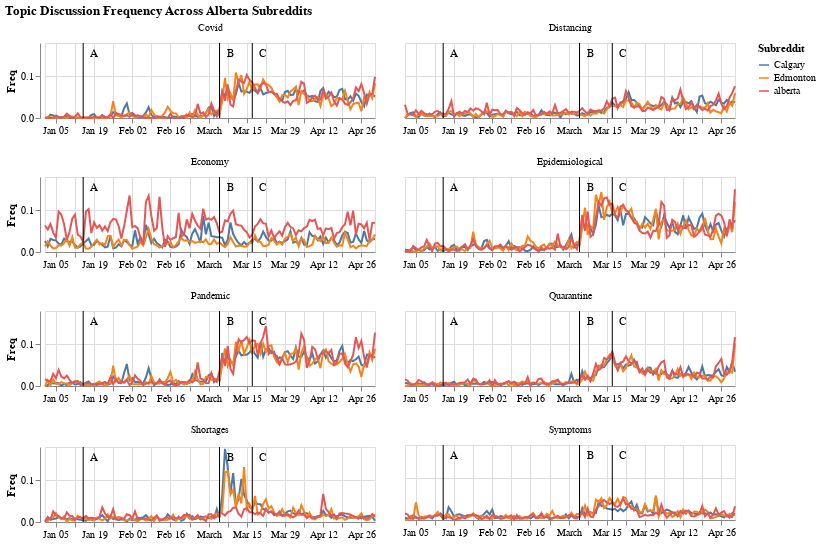

Write notebook code for a chart like this one.
### Code cell
## Build Altair plot

plt = (
    alt.Chart(title="Chart title")
    .mark_line()
    .encode(
        x=alt.X("date", axis=alt.Axis(title=None)),
        y=alt.Y("score:Q", axis=alt.Axis(title="Freq")),
        color=alt.Color(
            "subreddit:O",
            legend=alt.Legend(title="Subreddit"),
            scale=alt.Scale(scheme="tableau10"),
        ),
    )
)

tlc = alt.Chart(timeline).mark_rule().encode(x="date")
labels = tlc.mark_text(align="left", baseline="top", dx=7).encode(
    text="label", y=alt.value(5)
)

plot = (
    (plt + tlc + labels)
    .properties(width=330, height=75)
    .facet(
        alt.Facet("cat:N", title=None),
        data=agg,
        title="Topic Discussion Frequency Across Alberta Subreddits",
        columns=2,
    )
    .resolve_scale(x="independent")
)

plot

### Figure 1 — Vega-Lite specification as saved in the notebook (floating-point values rounded to 4 significant figures; data arrays with more than 128 entries replaced by an {"elided": "..."} marker saying what was removed)
{"$schema": "https://vega.github.io/schema/vega-lite/v4.8.1.json", "columns": 2, "config": {"view": {"continuousHeight": 300, "continuousWidth": 400}}, "data": {"name": "data-2fa2c984a562f43edc61173d7f8b50ae"}, "datasets": {"data-2fa2c984a562f43edc61173d7f8b50ae": {"elided": "2928 records"}, "data-b2be8d5fc6626117ef006cf5c93784d7": [{"date": "2020-01-15T00:00:00", "event": "Canada's first case", "label": "A"}, {"date": "2020-03-05T00:00:00", "event": "Alberta's first case", "label": "B"}, {"date": "2020-03-17T00:00:00", "event": "Canada Declares Public Health Emergency", "label": "C"}]}, "facet": {"field": "cat", "title": null, "type": "nominal"}, "resolve": {"scale": {"x": "independent"}}, "spec": {"height": 75, "layer": [{"encoding": {"color": {"field": "subreddit", "legend": {"title": "Subreddit"}, "scale": {"scheme": "tableau10"}, "type": "ordinal"}, "x": {"axis": {"title": null}, "field": "date", "type": "temporal"}, "y": {"axis": {"title": "Freq"}, "field": "score", "type": "quantitative"}}, "mark": "line", "title": "Chart title"}, {"data": {"name": "data-b2be8d5fc6626117ef006cf5c93784d7"}, "encoding": {"x": {"field": "date", "type": "temporal"}}, "mark": "rule"}, {"data": {"name": "data-b2be8d5fc6626117ef006cf5c93784d7"}, "encoding": {"text": {"field": "label", "type": "nominal"}, "x": {"field": "date", "type": "temporal"}, "y": {"value": 5}}, "mark": {"align": "left", "baseline": "top", "dx": 7, "type": "text"}}], "width": 330}, "title": "Topic Discussion Frequency Across Alberta Subreddits"}
